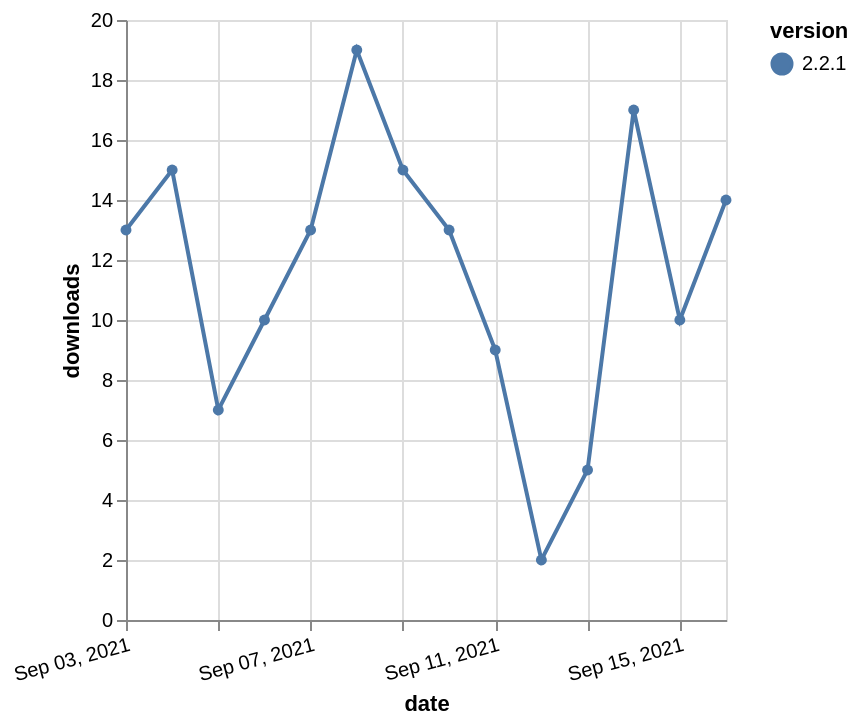

Source (Vega-Lite JSON):
### Vega-Lite specification from a JSON file in a GitHub repository (floating-point values rounded to 4 significant figures)
{"$schema": "https://vega.github.io/schema/vega-lite/v5.json", "description": "A simple bar chart with embedded data.", "data": {"values": [{"date": "2021-09-03", "total": 64251, "delta": 13, "version": "2.2.1"}, {"date": "2021-09-04", "total": 64266, "delta": 15, "version": "2.2.1"}, {"date": "2021-09-05", "total": 64273, "delta": 7, "version": "2.2.1"}, {"date": "2021-09-06", "total": 64283, "delta": 10, "version": "2.2.1"}, {"date": "2021-09-07", "total": 64296, "delta": 13, "version": "2.2.1"}, {"date": "2021-09-08", "total": 64315, "delta": 19, "version": "2.2.1"}, {"date": "2021-09-09", "total": 64330, "delta": 15, "version": "2.2.1"}, {"date": "2021-09-10", "total": 64343, "delta": 13, "version": "2.2.1"}, {"date": "2021-09-11", "total": 64352, "delta": 9, "version": "2.2.1"}, {"date": "2021-09-12", "total": 64354, "delta": 2, "version": "2.2.1"}, {"date": "2021-09-13", "total": 64359, "delta": 5, "version": "2.2.1"}, {"date": "2021-09-14", "total": 64376, "delta": 17, "version": "2.2.1"}, {"date": "2021-09-15", "total": 64386, "delta": 10, "version": "2.2.1"}, {"date": "2021-09-16", "total": 64400, "delta": 14, "version": "2.2.1"}]}, "width": "container", "mark": {"type": "line", "point": {"filled": true}}, "encoding": {"x": {"field": "date", "type": "temporal", "timeUnit": "yearmonthdate", "title": "date", "axis": {"labelAngle": -15}}, "y": {"field": "delta", "type": "quantitative", "title": "downloads"}, "color": {"field": "version", "type": "nominal"}, "tooltip": {"field": "delta"}}}
